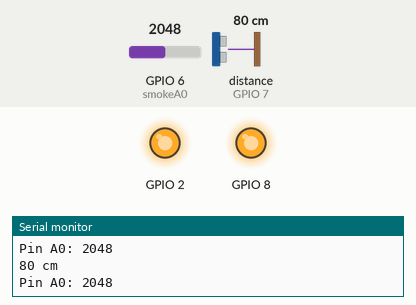
Simulated run of this sketch. Board: ESP32-S3. Shown: output pins drawn as LEDs (lit = HIGH), the last lines printed to the serial monitor. The test bench sets the inputs (shaded band); at power-on: distance to the obstacle (sensor on GPIO 7) 80 cm, GPIO 6 (smokeA0) = 2048.

Above: at 2.8 s.
2.9 s: distance to the obstacle (sensor on GPIO 7) set to 2 cm
7.5 s: distance to the obstacle (sensor on GPIO 7) set to 4 cm
11.0 s: GPIO 6 (smokeA0) set to 417
14.5 s: GPIO 6 (smokeA0) set to 367
At 16.5 s:
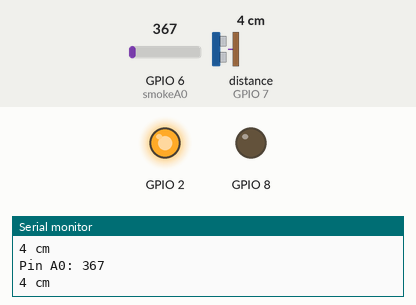
Timing chart, 0 to 18.0 s (numbered marks = the images above; inputs shaded):
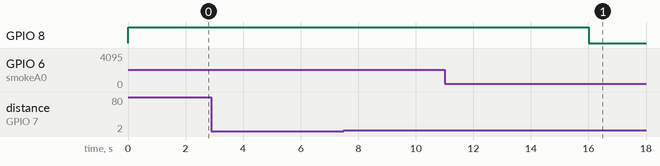

Measured:
- the behaviour switches between 401 and 400 on GPIO 6 (smokeA0) (found by bisection; images 0 and 1)
- after the input at 14.5 s, GPIO 8: HIGH → LOW after 1.5 s

The sketch:

genuino_uno_code.ino
```cpp
#include "Ultrasonic.h"
Ultrasonic ultrasonic(7);
long RangeInCentimeters;

int smokeA0 = A5;
// Your threshold value
int sensorThres = 400;

// defines variables
long duration; // variable for the duration of sound wave travel
int distance; // variable for the distance measurement


void setup() {
  pinMode(smokeA0, INPUT);
  Serial.begin(9600);
  pinMode(8, OUTPUT);
 digitalWrite(8,LOW);
   pinMode(2, OUTPUT);
 digitalWrite(2,HIGH);


}

void loop() {
  int analogSensor = analogRead(smokeA0);

  Serial.print("Pin A0: ");
  Serial.println(analogSensor);
  // Checks if it has reached the threshold value
  if (analogSensor > sensorThres)
  {
   digitalWrite(8,HIGH);
    delay(2000);
    digitalWrite(8 ,LOW);
  }

  RangeInCentimeters= ultrasonic.MeasureInCentimeters(); // two measurements should keep an interval
  Serial.print(RangeInCentimeters);//0~400cm
  Serial.println(" cm");


  if(4 > RangeInCentimeters){
    digitalWrite(8,HIGH);
    Serial.println(" high");
    delay(2000);
    digitalWrite(8, LOW);
    Serial.println("low");

  }

}
```
